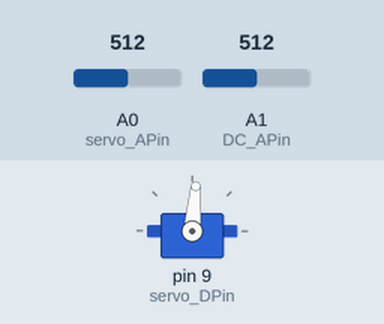
This sketch was run on a simulated Arduino Uno, built with avr-gcc and run on an emulated ATmega328P. Parts: servo. The inputs (shaded band) are chosen by the test bench; at power-on: A0 (servo_APin) = 512, A1 (DC_APin) = 512.

Above: at 1.2 s.
1.3 s: A0 (servo_APin) set to 716
At 1.9 s:
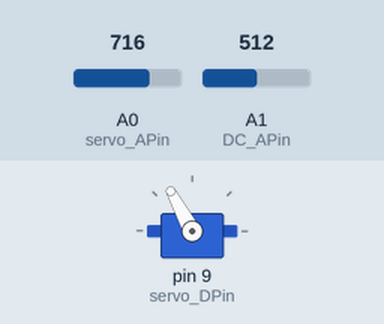
2.8 s: A0 (servo_APin) set to 900
At 4.0 s:
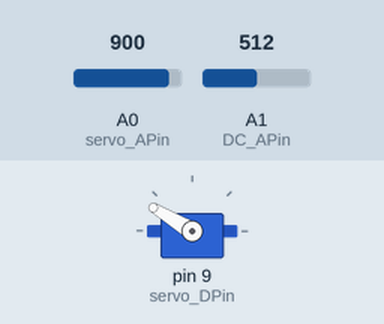
4.3 s: A0 (servo_APin) set to 1023
At 5.1 s:
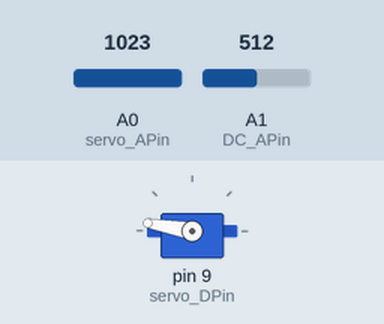
5.8 s: A0 (servo_APin) set to 306
At 6.6 s:
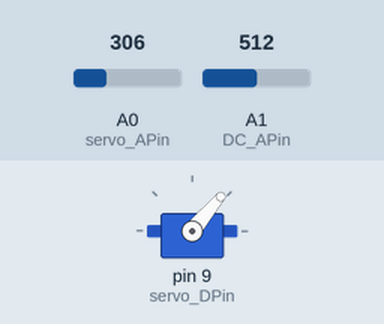
8.8 s: A0 (servo_APin) set to 122
At 9.7 s:
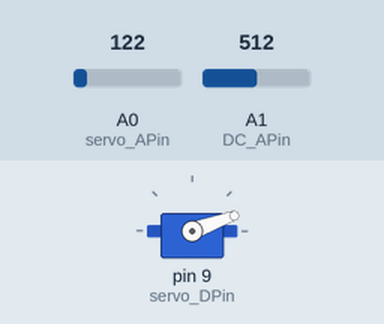
Timing chart, 0 to 11.3 s (numbered marks = the images above; inputs shaded):
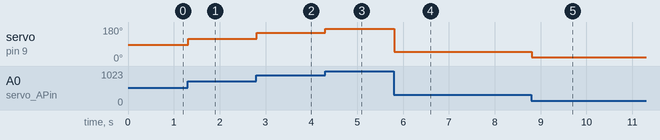

Measured:
- after the input at 1.3 s, servo on pin 9 (servo_DPin): 85° → 118° at once
- after the input at 2.8 s, servo on pin 9 (servo_DPin): 118° → 149° at once
- after the input at 4.3 s, servo on pin 9 (servo_DPin): 149° → 170° at once
- after the input at 5.8 s, servo on pin 9 (servo_DPin): 170° → 50° at once
- after the input at 8.8 s, servo on pin 9 (servo_DPin): 50° → 20° at once

The sketch:

Servo.ino
```cpp
/*
 Name:		Servo.ino
 Created:	2018-11-01 오후 4:41:08
 Author:	JK
*/

// the setup function runs once when you press reset or power the board
#include <SoftwareSerial.h>
#include <Servo.h>

Servo myServo;

const int servo_APin = 0;	//Servo motor connetion potentiometer Pin number
const int servo_DPin = 9;	//Servo motor Pin number
const int DC_APin = 1;		//DC motor connetion potentiometer Pin number
const int DC_DPin = 11;		//DC motor Pin number

#define BT_RXD 8
#define BT_TXD 7
SoftwareSerial bluetooth(BT_RXD, BT_TXD);

void setup()
{
	myServo.attach(servo_DPin);
	pinMode(DC_APin, INPUT);
	pinMode(DC_DPin, OUTPUT);
	Serial.begin(9600);
	bluetooth.begin(9600);
}

void loop()
{
	Bluetooth_connect();					// Bluetooth Connect
	Servo_control(analogRead(servo_APin));	// Servo motor potentiometer
	DC_control(analogRead(DC_APin));		// DC motor potentiometer

}

// 블루투스 제어
void Bluetooth_connect()
{
	if (bluetooth.available()) {
		// 값이 있을경우,
		Serial.write(bluetooth.read());
	}
	if (Serial.available()) {
		bluetooth.write(Serial.read());
	}
}

// 서보모터 제어
void Servo_control(int value)
{
	// map(value, 현재 최소값, 현재 최대값, 변경하고자 하는 최소 값, 변경하고자 하는 최대값)
	int angle = map(value, 0, 1023, 0, 170); // 읽어들인 값을 0에서 170까지 변환

	myServo.write(angle);
	delay(15);
}

// DC모터 제어
void DC_control(int value)
{
	int motor = map(value, 0, 1023, 0, 255);
	analogWrite(DC_DPin, motor);
}
```
